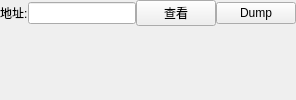
  <widget class="QDockWidget" name="memlookup">
   <property name="features">
    <set>QDockWidget::DockWidgetClosable|QDockWidget::DockWidgetMovable</set>
   </property>
   <property name="allowedAreas">
    <set>Qt::AllDockWidgetAreas</set>
   </property>
   <property name="windowTitle">
    <string>内存</string>
   </property>
   <attribute name="dockWidgetArea">
    <number>8</number>
   </attribute>
   <widget class="QWidget" name="dockWidgetContents_8">
    <layout class="QVBoxLayout" name="verticalLayout_10" stretch="0,1">
     <property name="spacing">
      <number>4</number>
     </property>
     <property name="leftMargin">
      <number>0</number>
     </property>
     <property name="topMargin">
      <number>0</number>
     </property>
     <property name="rightMargin">
      <number>0</number>
     </property>
     <property name="bottomMargin">
      <number>0</number>
     </property>
     <item>
      <widget class="QWidget" name="widget_4" native="true">
       <layout class="QHBoxLayout" name="horizontalLayout_2">
        <property name="spacing">
         <number>0</number>
        </property>
        <property name="leftMargin">
         <number>0</number>
        </property>
        <property name="topMargin">
         <number>0</number>
        </property>
        <property name="rightMargin">
         <number>0</number>
        </property>
        <property name="bottomMargin">
         <number>0</number>
        </property>
        <item>
         <widget class="QLabel" name="label">
          <property name="text">
           <string>地址:</string>
          </property>
         </widget>
        </item>
        <item>
         <widget class="QLineEdit" name="edtaddress"/>
        </item>
        <item>
         <widget class="QPushButton" name="btnLockup">
          <property name="text">
           <string>查看</string>
          </property>
         </widget>
        </item>
        <item>
         <widget class="QPushButton" name="dumpButton">
          <property name="text">
           <string>Dump</string>
          </property>
         </widget>
        </item>
       </layout>
      </widget>
     </item>
     <item>
      <widget class="QWidget" name="memcontent" native="true"/>
     </item>
    </layout>
   </widget>
  </widget>
